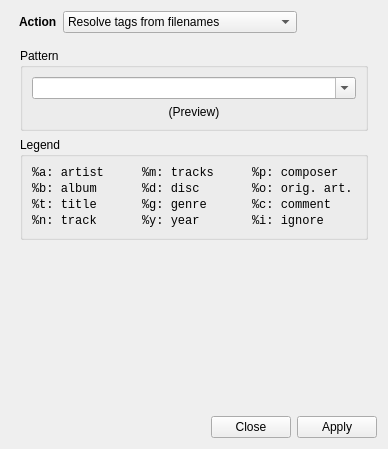
<?xml version="1.0" encoding="UTF-8"?>
<ui version="4.0">
 <class>ProcessorWidget</class>
 <widget class="QWidget" name="ProcessorWidget">
  <property name="geometry">
   <rect>
    <x>0</x>
    <y>0</y>
    <width>388</width>
    <height>449</height>
   </rect>
  </property>
  <property name="sizePolicy">
   <sizepolicy hsizetype="Preferred" vsizetype="Maximum">
    <horstretch>0</horstretch>
    <verstretch>0</verstretch>
   </sizepolicy>
  </property>
  <property name="baseSize">
   <size>
    <width>0</width>
    <height>200</height>
   </size>
  </property>
  <property name="windowTitle">
   <string>Processor</string>
  </property>
  <layout class="QVBoxLayout" name="verticalLayout">
   <item>
    <layout class="QHBoxLayout" name="horizontalLayout">
     <property name="leftMargin">
      <number>6</number>
     </property>
     <item>
      <widget class="QLabel" name="label">
       <property name="sizePolicy">
        <sizepolicy hsizetype="Preferred" vsizetype="Preferred">
         <horstretch>0</horstretch>
         <verstretch>0</verstretch>
        </sizepolicy>
       </property>
       <property name="font">
        <font>
         <weight>75</weight>
         <bold>true</bold>
        </font>
       </property>
       <property name="text">
        <string>Action</string>
       </property>
       <property name="indent">
        <number>2</number>
       </property>
      </widget>
     </item>
     <item>
      <widget class="QComboBox" name="comboPage">
       <property name="sizePolicy">
        <sizepolicy hsizetype="MinimumExpanding" vsizetype="Fixed">
         <horstretch>1</horstretch>
         <verstretch>0</verstretch>
        </sizepolicy>
       </property>
       <property name="editable">
        <bool>false</bool>
       </property>
       <item>
        <property name="text">
         <string>Resolve tags from filenames</string>
        </property>
       </item>
       <item>
        <property name="text">
         <string>Rename files and folders</string>
        </property>
       </item>
       <item>
        <property name="text">
         <string>Process fields</string>
        </property>
       </item>
      </widget>
     </item>
     <item>
      <spacer name="horizontalSpacer">
       <property name="orientation">
        <enum>Qt::Horizontal</enum>
       </property>
       <property name="sizeType">
        <enum>QSizePolicy::Preferred</enum>
       </property>
       <property name="sizeHint" stdset="0">
        <size>
         <width>80</width>
         <height>20</height>
        </size>
       </property>
      </spacer>
     </item>
    </layout>
   </item>
   <item>
    <widget class="QStackedWidget" name="stackPage">
     <property name="currentIndex">
      <number>0</number>
     </property>
     <widget class="QWidget" name="page">
      <layout class="QVBoxLayout" name="verticalLayout_2">
       <item>
        <widget class="QGroupBox" name="groupBox">
         <property name="sizePolicy">
          <sizepolicy hsizetype="Preferred" vsizetype="Maximum">
           <horstretch>0</horstretch>
           <verstretch>0</verstretch>
          </sizepolicy>
         </property>
         <property name="title">
          <string>Pattern</string>
         </property>
         <property name="flat">
          <bool>false</bool>
         </property>
         <property name="checkable">
          <bool>false</bool>
         </property>
         <layout class="QVBoxLayout" name="verticalLayout_7">
          <item>
           <widget class="QComboBox" name="comboResolvePattern">
            <property name="editable">
             <bool>true</bool>
            </property>
           </widget>
          </item>
          <item>
           <widget class="QLabel" name="labelResolvePreview">
            <property name="font">
             <font>
              <italic>false</italic>
             </font>
            </property>
            <property name="text">
             <string>(Preview)</string>
            </property>
            <property name="textFormat">
             <enum>Qt::RichText</enum>
            </property>
            <property name="alignment">
             <set>Qt::AlignCenter</set>
            </property>
            <property name="wordWrap">
             <bool>true</bool>
            </property>
            <property name="margin">
             <number>0</number>
            </property>
           </widget>
          </item>
         </layout>
        </widget>
       </item>
       <item>
        <widget class="QGroupBox" name="groupBox_2">
         <property name="sizePolicy">
          <sizepolicy hsizetype="Preferred" vsizetype="Preferred">
           <horstretch>0</horstretch>
           <verstretch>0</verstretch>
          </sizepolicy>
         </property>
         <property name="title">
          <string>Legend</string>
         </property>
         <layout class="QGridLayout" name="gridLayout">
          <property name="verticalSpacing">
           <number>2</number>
          </property>
          <item row="0" column="0">
           <widget class="QLabel" name="label_9">
            <property name="font">
             <font>
              <family>Monospace</family>
             </font>
            </property>
            <property name="text">
             <string>%a: artist</string>
            </property>
            <property name="alignment">
             <set>Qt::AlignLeading|Qt::AlignLeft|Qt::AlignVCenter</set>
            </property>
           </widget>
          </item>
          <item row="1" column="0">
           <widget class="QLabel" name="label_8">
            <property name="font">
             <font>
              <family>Monospace</family>
             </font>
            </property>
            <property name="text">
             <string>%b: album</string>
            </property>
            <property name="alignment">
             <set>Qt::AlignLeading|Qt::AlignLeft|Qt::AlignVCenter</set>
            </property>
           </widget>
          </item>
          <item row="2" column="0">
           <widget class="QLabel" name="label_7">
            <property name="font">
             <font>
              <family>Monospace</family>
             </font>
            </property>
            <property name="text">
             <string>%t: title</string>
            </property>
            <property name="alignment">
             <set>Qt::AlignLeading|Qt::AlignLeft|Qt::AlignVCenter</set>
            </property>
           </widget>
          </item>
          <item row="3" column="0">
           <widget class="QLabel" name="label_5">
            <property name="font">
             <font>
              <family>Monospace</family>
             </font>
            </property>
            <property name="text">
             <string>%n: track</string>
            </property>
            <property name="alignment">
             <set>Qt::AlignLeading|Qt::AlignLeft|Qt::AlignVCenter</set>
            </property>
           </widget>
          </item>
          <item row="1" column="1">
           <widget class="QLabel" name="label_10">
            <property name="font">
             <font>
              <family>Monospace</family>
             </font>
            </property>
            <property name="text">
             <string>%d: disc</string>
            </property>
            <property name="alignment">
             <set>Qt::AlignLeading|Qt::AlignLeft|Qt::AlignVCenter</set>
            </property>
           </widget>
          </item>
          <item row="0" column="1">
           <widget class="QLabel" name="label_11">
            <property name="font">
             <font>
              <family>Monospace</family>
             </font>
            </property>
            <property name="text">
             <string>%m: tracks</string>
            </property>
            <property name="alignment">
             <set>Qt::AlignLeading|Qt::AlignLeft|Qt::AlignVCenter</set>
            </property>
           </widget>
          </item>
          <item row="2" column="1">
           <widget class="QLabel" name="label_6">
            <property name="font">
             <font>
              <family>Monospace</family>
             </font>
            </property>
            <property name="text">
             <string>%g: genre</string>
            </property>
            <property name="alignment">
             <set>Qt::AlignLeading|Qt::AlignLeft|Qt::AlignVCenter</set>
            </property>
           </widget>
          </item>
          <item row="3" column="1">
           <widget class="QLabel" name="label_4">
            <property name="font">
             <font>
              <family>Monospace</family>
             </font>
            </property>
            <property name="text">
             <string>%y: year</string>
            </property>
            <property name="alignment">
             <set>Qt::AlignLeading|Qt::AlignLeft|Qt::AlignVCenter</set>
            </property>
           </widget>
          </item>
          <item row="0" column="2">
           <widget class="QLabel" name="label_12">
            <property name="font">
             <font>
              <family>Monospace</family>
             </font>
            </property>
            <property name="text">
             <string>%p: composer</string>
            </property>
            <property name="alignment">
             <set>Qt::AlignLeading|Qt::AlignLeft|Qt::AlignVCenter</set>
            </property>
           </widget>
          </item>
          <item row="1" column="2">
           <widget class="QLabel" name="label_13">
            <property name="font">
             <font>
              <family>Monospace</family>
             </font>
            </property>
            <property name="toolTip">
             <string>Original artist</string>
            </property>
            <property name="text">
             <string>%o: orig. art.</string>
            </property>
            <property name="alignment">
             <set>Qt::AlignLeading|Qt::AlignLeft|Qt::AlignVCenter</set>
            </property>
           </widget>
          </item>
          <item row="2" column="2">
           <widget class="QLabel" name="label_2">
            <property name="font">
             <font>
              <family>Monospace</family>
             </font>
            </property>
            <property name="text">
             <string>%c: comment</string>
            </property>
            <property name="alignment">
             <set>Qt::AlignLeading|Qt::AlignLeft|Qt::AlignVCenter</set>
            </property>
           </widget>
          </item>
          <item row="3" column="2">
           <widget class="QLabel" name="label_3">
            <property name="font">
             <font>
              <family>Monospace</family>
             </font>
            </property>
            <property name="toolTip">
             <string>Ignore section</string>
            </property>
            <property name="text">
             <string>%i: ignore</string>
            </property>
            <property name="alignment">
             <set>Qt::AlignLeading|Qt::AlignLeft|Qt::AlignVCenter</set>
            </property>
           </widget>
          </item>
         </layout>
        </widget>
       </item>
       <item>
        <spacer name="verticalSpacer_2">
         <property name="orientation">
          <enum>Qt::Vertical</enum>
         </property>
         <property name="sizeHint" stdset="0">
          <size>
           <width>20</width>
           <height>40</height>
          </size>
         </property>
        </spacer>
       </item>
      </layout>
     </widget>
     <widget class="QWidget" name="page_2">
      <layout class="QVBoxLayout" name="verticalLayout_3">
       <item>
        <widget class="QGroupBox" name="groupBox_4">
         <property name="sizePolicy">
          <sizepolicy hsizetype="Preferred" vsizetype="Maximum">
           <horstretch>0</horstretch>
           <verstretch>0</verstretch>
          </sizepolicy>
         </property>
         <property name="title">
          <string>Pattern</string>
         </property>
         <layout class="QVBoxLayout" name="verticalLayout_6">
          <item>
           <widget class="QComboBox" name="comboRenamePattern">
            <property name="editable">
             <bool>true</bool>
            </property>
           </widget>
          </item>
          <item>
           <widget class="QLabel" name="labelRenamePreview">
            <property name="font">
             <font>
              <italic>false</italic>
             </font>
            </property>
            <property name="text">
             <string>(Preview)</string>
            </property>
            <property name="textFormat">
             <enum>Qt::RichText</enum>
            </property>
            <property name="alignment">
             <set>Qt::AlignCenter</set>
            </property>
            <property name="wordWrap">
             <bool>true</bool>
            </property>
           </widget>
          </item>
         </layout>
        </widget>
       </item>
       <item>
        <widget class="QGroupBox" name="groupBox_3">
         <property name="sizePolicy">
          <sizepolicy hsizetype="Preferred" vsizetype="Preferred">
           <horstretch>0</horstretch>
           <verstretch>0</verstretch>
          </sizepolicy>
         </property>
         <property name="title">
          <string>Legend</string>
         </property>
         <layout class="QGridLayout" name="gridLayout_2">
          <property name="verticalSpacing">
           <number>2</number>
          </property>
          <item row="0" column="0">
           <widget class="QLabel" name="label_14">
            <property name="font">
             <font>
              <family>Monospace</family>
             </font>
            </property>
            <property name="text">
             <string>%a: artist</string>
            </property>
            <property name="alignment">
             <set>Qt::AlignLeading|Qt::AlignLeft|Qt::AlignVCenter</set>
            </property>
           </widget>
          </item>
          <item row="1" column="0">
           <widget class="QLabel" name="label_15">
            <property name="font">
             <font>
              <family>Monospace</family>
             </font>
            </property>
            <property name="text">
             <string>%b: album</string>
            </property>
            <property name="alignment">
             <set>Qt::AlignLeading|Qt::AlignLeft|Qt::AlignVCenter</set>
            </property>
           </widget>
          </item>
          <item row="2" column="0">
           <widget class="QLabel" name="label_16">
            <property name="font">
             <font>
              <family>Monospace</family>
             </font>
            </property>
            <property name="text">
             <string>%t: title</string>
            </property>
            <property name="alignment">
             <set>Qt::AlignLeading|Qt::AlignLeft|Qt::AlignVCenter</set>
            </property>
           </widget>
          </item>
          <item row="3" column="0">
           <widget class="QLabel" name="label_17">
            <property name="font">
             <font>
              <family>Monospace</family>
             </font>
            </property>
            <property name="text">
             <string>%n: track</string>
            </property>
            <property name="alignment">
             <set>Qt::AlignLeading|Qt::AlignLeft|Qt::AlignVCenter</set>
            </property>
           </widget>
          </item>
          <item row="1" column="1">
           <widget class="QLabel" name="label_18">
            <property name="font">
             <font>
              <family>Monospace</family>
             </font>
            </property>
            <property name="text">
             <string>%d: disc</string>
            </property>
            <property name="alignment">
             <set>Qt::AlignLeading|Qt::AlignLeft|Qt::AlignVCenter</set>
            </property>
           </widget>
          </item>
          <item row="0" column="1">
           <widget class="QLabel" name="label_19">
            <property name="font">
             <font>
              <family>Monospace</family>
             </font>
            </property>
            <property name="text">
             <string>%m: tracks</string>
            </property>
            <property name="alignment">
             <set>Qt::AlignLeading|Qt::AlignLeft|Qt::AlignVCenter</set>
            </property>
           </widget>
          </item>
          <item row="2" column="1">
           <widget class="QLabel" name="label_20">
            <property name="font">
             <font>
              <family>Monospace</family>
             </font>
            </property>
            <property name="text">
             <string>%g: genre</string>
            </property>
            <property name="alignment">
             <set>Qt::AlignLeading|Qt::AlignLeft|Qt::AlignVCenter</set>
            </property>
           </widget>
          </item>
          <item row="3" column="1">
           <widget class="QLabel" name="label_21">
            <property name="font">
             <font>
              <family>Monospace</family>
             </font>
            </property>
            <property name="text">
             <string>%y: year</string>
            </property>
            <property name="alignment">
             <set>Qt::AlignLeading|Qt::AlignLeft|Qt::AlignVCenter</set>
            </property>
           </widget>
          </item>
          <item row="0" column="2">
           <widget class="QLabel" name="label_22">
            <property name="font">
             <font>
              <family>Monospace</family>
             </font>
            </property>
            <property name="text">
             <string>%p: composer</string>
            </property>
            <property name="alignment">
             <set>Qt::AlignLeading|Qt::AlignLeft|Qt::AlignVCenter</set>
            </property>
           </widget>
          </item>
          <item row="1" column="2">
           <widget class="QLabel" name="label_23">
            <property name="font">
             <font>
              <family>Monospace</family>
             </font>
            </property>
            <property name="toolTip">
             <string>Original artist</string>
            </property>
            <property name="text">
             <string>%o: orig. art.</string>
            </property>
            <property name="alignment">
             <set>Qt::AlignLeading|Qt::AlignLeft|Qt::AlignVCenter</set>
            </property>
           </widget>
          </item>
          <item row="2" column="2">
           <widget class="QLabel" name="label_24">
            <property name="font">
             <font>
              <family>Monospace</family>
             </font>
            </property>
            <property name="text">
             <string>%c: comment</string>
            </property>
            <property name="alignment">
             <set>Qt::AlignLeading|Qt::AlignLeft|Qt::AlignVCenter</set>
            </property>
           </widget>
          </item>
         </layout>
        </widget>
       </item>
       <item>
        <spacer name="verticalSpacer">
         <property name="orientation">
          <enum>Qt::Vertical</enum>
         </property>
         <property name="sizeHint" stdset="0">
          <size>
           <width>20</width>
           <height>40</height>
          </size>
         </property>
        </spacer>
       </item>
      </layout>
     </widget>
     <widget class="QWidget" name="page_3">
      <layout class="QVBoxLayout" name="verticalLayout_5">
       <item>
        <widget class="QGroupBox" name="fieldButtons">
         <property name="sizePolicy">
          <sizepolicy hsizetype="Preferred" vsizetype="Maximum">
           <horstretch>0</horstretch>
           <verstretch>1</verstretch>
          </sizepolicy>
         </property>
         <property name="baseSize">
          <size>
           <width>0</width>
           <height>15</height>
          </size>
         </property>
         <property name="layoutDirection">
          <enum>Qt::LeftToRight</enum>
         </property>
         <property name="title">
          <string>Fields</string>
         </property>
         <property name="flat">
          <bool>false</bool>
         </property>
         <layout class="QHBoxLayout" name="horizontalLayout_2">
          <property name="leftMargin">
           <number>0</number>
          </property>
          <property name="topMargin">
           <number>9</number>
          </property>
          <item>
           <widget class="QPushButton" name="ButtonArtist">
            <property name="sizePolicy">
             <sizepolicy hsizetype="Maximum" vsizetype="Fixed">
              <horstretch>1</horstretch>
              <verstretch>0</verstretch>
             </sizepolicy>
            </property>
            <property name="minimumSize">
             <size>
              <width>10</width>
              <height>0</height>
             </size>
            </property>
            <property name="toolTip">
             <string>Artist</string>
            </property>
            <property name="text">
             <string>A</string>
            </property>
            <property name="checkable">
             <bool>true</bool>
            </property>
            <property name="checked">
             <bool>true</bool>
            </property>
            <property name="flat">
             <bool>true</bool>
            </property>
            <attribute name="buttonGroup">
             <string>groupButtons</string>
            </attribute>
           </widget>
          </item>
          <item>
           <widget class="QPushButton" name="ButtonAlbum">
            <property name="sizePolicy">
             <sizepolicy hsizetype="Maximum" vsizetype="Fixed">
              <horstretch>1</horstretch>
              <verstretch>0</verstretch>
             </sizepolicy>
            </property>
            <property name="minimumSize">
             <size>
              <width>10</width>
              <height>0</height>
             </size>
            </property>
            <property name="toolTip">
             <string>Album</string>
            </property>
            <property name="text">
             <string>B</string>
            </property>
            <property name="checkable">
             <bool>true</bool>
            </property>
            <property name="checked">
             <bool>true</bool>
            </property>
            <property name="flat">
             <bool>true</bool>
            </property>
            <attribute name="buttonGroup">
             <string>groupButtons</string>
            </attribute>
           </widget>
          </item>
          <item>
           <widget class="QPushButton" name="ButtonComment">
            <property name="sizePolicy">
             <sizepolicy hsizetype="Maximum" vsizetype="Fixed">
              <horstretch>1</horstretch>
              <verstretch>0</verstretch>
             </sizepolicy>
            </property>
            <property name="minimumSize">
             <size>
              <width>10</width>
              <height>0</height>
             </size>
            </property>
            <property name="toolTip">
             <string>Comment</string>
            </property>
            <property name="text">
             <string>C</string>
            </property>
            <property name="checkable">
             <bool>true</bool>
            </property>
            <property name="flat">
             <bool>true</bool>
            </property>
            <attribute name="buttonGroup">
             <string>groupButtons</string>
            </attribute>
           </widget>
          </item>
          <item>
           <widget class="QPushButton" name="ButtonGenre">
            <property name="sizePolicy">
             <sizepolicy hsizetype="Maximum" vsizetype="Fixed">
              <horstretch>1</horstretch>
              <verstretch>0</verstretch>
             </sizepolicy>
            </property>
            <property name="minimumSize">
             <size>
              <width>10</width>
              <height>0</height>
             </size>
            </property>
            <property name="toolTip">
             <string>Genre</string>
            </property>
            <property name="text">
             <string>G</string>
            </property>
            <property name="checkable">
             <bool>true</bool>
            </property>
            <property name="checked">
             <bool>true</bool>
            </property>
            <property name="flat">
             <bool>true</bool>
            </property>
            <attribute name="buttonGroup">
             <string>groupButtons</string>
            </attribute>
           </widget>
          </item>
          <item>
           <widget class="QPushButton" name="ButtonOriginalArtist">
            <property name="sizePolicy">
             <sizepolicy hsizetype="Maximum" vsizetype="Fixed">
              <horstretch>1</horstretch>
              <verstretch>0</verstretch>
             </sizepolicy>
            </property>
            <property name="minimumSize">
             <size>
              <width>10</width>
              <height>0</height>
             </size>
            </property>
            <property name="toolTip">
             <string>Original Artist</string>
            </property>
            <property name="text">
             <string>O</string>
            </property>
            <property name="checkable">
             <bool>true</bool>
            </property>
            <property name="checked">
             <bool>true</bool>
            </property>
            <property name="flat">
             <bool>true</bool>
            </property>
            <attribute name="buttonGroup">
             <string>groupButtons</string>
            </attribute>
           </widget>
          </item>
          <item>
           <widget class="QPushButton" name="ButtonComposer">
            <property name="sizePolicy">
             <sizepolicy hsizetype="Maximum" vsizetype="Fixed">
              <horstretch>1</horstretch>
              <verstretch>0</verstretch>
             </sizepolicy>
            </property>
            <property name="minimumSize">
             <size>
              <width>10</width>
              <height>0</height>
             </size>
            </property>
            <property name="toolTip">
             <string>Composer</string>
            </property>
            <property name="text">
             <string>P</string>
            </property>
            <property name="checkable">
             <bool>true</bool>
            </property>
            <property name="checked">
             <bool>true</bool>
            </property>
            <property name="flat">
             <bool>true</bool>
            </property>
            <attribute name="buttonGroup">
             <string>groupButtons</string>
            </attribute>
           </widget>
          </item>
          <item>
           <widget class="QPushButton" name="ButtonTitle">
            <property name="sizePolicy">
             <sizepolicy hsizetype="Maximum" vsizetype="Fixed">
              <horstretch>1</horstretch>
              <verstretch>0</verstretch>
             </sizepolicy>
            </property>
            <property name="minimumSize">
             <size>
              <width>10</width>
              <height>0</height>
             </size>
            </property>
            <property name="toolTip">
             <string>Track Title</string>
            </property>
            <property name="text">
             <string>T</string>
            </property>
            <property name="checkable">
             <bool>true</bool>
            </property>
            <property name="checked">
             <bool>true</bool>
            </property>
            <property name="flat">
             <bool>true</bool>
            </property>
            <attribute name="buttonGroup">
             <string>groupButtons</string>
            </attribute>
           </widget>
          </item>
         </layout>
        </widget>
       </item>
       <item>
        <widget class="QGroupBox" name="groupBox_5">
         <property name="title">
          <string>Conversions</string>
         </property>
         <layout class="QVBoxLayout" name="verticalLayout_4">
          <item>
           <layout class="QHBoxLayout" name="horizontalLayout_6">
            <property name="sizeConstraint">
             <enum>QLayout::SetFixedSize</enum>
            </property>
            <item>
             <widget class="QCheckBox" name="convertCharacters">
              <property name="text">
               <string>Convert characters</string>
              </property>
             </widget>
            </item>
            <item>
             <widget class="QLineEdit" name="charactersFrom"/>
            </item>
            <item>
             <widget class="QLabel" name="label_26">
              <property name="text">
               <string>to</string>
              </property>
             </widget>
            </item>
            <item>
             <widget class="QLineEdit" name="charactersTo"/>
            </item>
           </layout>
          </item>
          <item>
           <layout class="QHBoxLayout" name="horizontalLayout_4">
            <property name="topMargin">
             <number>0</number>
            </property>
            <item>
             <spacer name="horizontalSpacer_2">
              <property name="orientation">
               <enum>Qt::Horizontal</enum>
              </property>
              <property name="sizeType">
               <enum>QSizePolicy::Fixed</enum>
              </property>
              <property name="sizeHint" stdset="0">
               <size>
                <width>20</width>
                <height>20</height>
               </size>
              </property>
             </spacer>
            </item>
            <item>
             <widget class="QCheckBox" name="stringReplaceMode">
              <property name="text">
               <string>...treat as a single string</string>
              </property>
             </widget>
            </item>
           </layout>
          </item>
          <item>
           <widget class="Line" name="line_2">
            <property name="orientation">
             <enum>Qt::Horizontal</enum>
            </property>
           </widget>
          </item>
          <item>
           <widget class="QRadioButton" name="ignoreCase">
            <property name="text">
             <string>Don't change case</string>
            </property>
            <property name="checked">
             <bool>true</bool>
            </property>
            <attribute name="buttonGroup">
             <string>groupCapitalization</string>
            </attribute>
           </widget>
          </item>
          <item>
           <widget class="QRadioButton" name="capitalizeAll">
            <property name="text">
             <string>Capitalize first letter of each word</string>
            </property>
            <attribute name="buttonGroup">
             <string>groupCapitalization</string>
            </attribute>
           </widget>
          </item>
          <item>
           <layout class="QHBoxLayout" name="horizontalLayout_8">
            <property name="bottomMargin">
             <number>0</number>
            </property>
            <item>
             <spacer name="horizontalSpacer_5">
              <property name="orientation">
               <enum>Qt::Horizontal</enum>
              </property>
              <property name="sizeType">
               <enum>QSizePolicy::Fixed</enum>
              </property>
              <property name="sizeHint" stdset="0">
               <size>
                <width>20</width>
                <height>20</height>
               </size>
              </property>
             </spacer>
            </item>
            <item>
             <widget class="QCheckBox" name="capitalizeHyphenated">
              <property name="enabled">
               <bool>false</bool>
              </property>
              <property name="text">
               <string>...include words after hyphens '-'</string>
              </property>
             </widget>
            </item>
           </layout>
          </item>
          <item>
           <widget class="QRadioButton" name="capitalizeFirst">
            <property name="text">
             <string>Capitalize only the first letter of first word</string>
            </property>
            <property name="checked">
             <bool>false</bool>
            </property>
            <attribute name="buttonGroup">
             <string>groupCapitalization</string>
            </attribute>
           </widget>
          </item>
          <item>
           <widget class="QRadioButton" name="lowerCaseAll">
            <property name="text">
             <string>Lower-case everything</string>
            </property>
            <attribute name="buttonGroup">
             <string>groupCapitalization</string>
            </attribute>
           </widget>
          </item>
         </layout>
        </widget>
       </item>
      </layout>
     </widget>
    </widget>
   </item>
   <item>
    <widget class="QDialogButtonBox" name="buttonsDialog">
     <property name="sizePolicy">
      <sizepolicy hsizetype="Expanding" vsizetype="Fixed">
       <horstretch>0</horstretch>
       <verstretch>0</verstretch>
      </sizepolicy>
     </property>
     <property name="standardButtons">
      <set>QDialogButtonBox::Apply|QDialogButtonBox::Close</set>
     </property>
     <property name="centerButtons">
      <bool>false</bool>
     </property>
    </widget>
   </item>
  </layout>
 </widget>
 <tabstops>
  <tabstop>comboPage</tabstop>
  <tabstop>buttonsDialog</tabstop>
 </tabstops>
 <resources/>
 <connections>
  <connection>
   <sender>stackPage</sender>
   <signal>currentChanged(int)</signal>
   <receiver>comboPage</receiver>
   <slot>setCurrentIndex(int)</slot>
   <hints>
    <hint type="sourcelabel">
     <x>172</x>
     <y>182</y>
    </hint>
    <hint type="destinationlabel">
     <x>160</x>
     <y>19</y>
    </hint>
   </hints>
  </connection>
  <connection>
   <sender>comboPage</sender>
   <signal>currentIndexChanged(int)</signal>
   <receiver>stackPage</receiver>
   <slot>setCurrentIndex(int)</slot>
   <hints>
    <hint type="sourcelabel">
     <x>160</x>
     <y>19</y>
    </hint>
    <hint type="destinationlabel">
     <x>172</x>
     <y>182</y>
    </hint>
   </hints>
  </connection>
 </connections>
 <slots>
  <slot>apply()</slot>
 </slots>
 <buttongroups>
  <buttongroup name="groupCapitalization"/>
  <buttongroup name="groupButtons">
   <property name="exclusive">
    <bool>false</bool>
   </property>
  </buttongroup>
 </buttongroups>
</ui>
